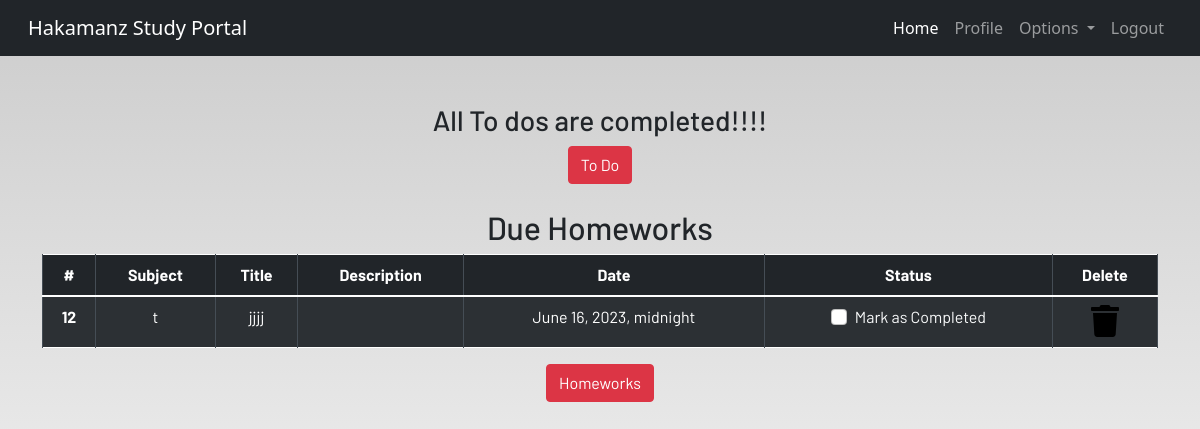
/profile/ (signed in), run on the app's committed database.
### dashbord/models.py (models this page shows, shortened)
class Homework(models.Model):
    user = models.ForeignKey(User, on_delete=models.CASCADE)
    title = models.CharField(max_length=100)
    subject = models.CharField(max_length=50)
    body = models.TextField()
    due = models.DateTimeField(verbose_name="date")
    done = models.BooleanField(default=False)

### dashbord/views.py (the view)
# urls.py: path('profile/', views.profile, name='profile'),
@login_required
def profile(request):
    homework = Homework.objects.filter(done=False, user=request.user)
    todo = Todo.objects.filter( is_finish=False,user=request.user)
    if len(homework) ==0:
        homeworkdone = True
    else:
        homeworkdone  = False
    if len(todo) ==0:
            todos = True
    else:
        todos  = False
    context = {
        'homework':homework,
        'todo':todo,
        'homeworkdone':homeworkdone,
        'todos':todos
    }
    return render (request, 'dashboard/profile.html', context)

### templates/dashboard/profile.html
{% extends 'dashboard/base.html' %}
{% load crispy_forms_tags%}
{% block content %}
<section class="text-center">
    <div class="container">
        {% if not todos %}
        <h2>Due ToDos</h2>
        <table class="table table-striped table-bordered table-hover table-dark">
            <thead>
                <tr>
                    <th scope="col">#</th>
                    <th scope="col">Title</th>
                    <th scope="col">Status</th>
                    <th scope="col">Delete</th>
                </tr>
            </thead>
            <tbody>
                {% for x in todo %}
                <tr>
                    <th scope="row">{{x.id}}</th>
                    <td>{{x.title}}</td>
                    <td>
                        <a href="{% url 'update-todo' x.id%}">
                            <div class="form-check">
                                {% if x.is_finish == True %}
                                <input class="form-check-input" type="checkbox" value="" checked>
                                {% else %}
                                <input class="form-check-input" type="checkbox" value="">
                                {% endif %}
                                <label class="form-check-label text-light" for="flexCheckDefault">
                                    Mark as Completed
                                </label>
                            </div>
                        </a>
                    </td>
                    <td><a href="{% url 'delete-todo' x.id%}"><i class="fa fa-trash fa-2x"></i></a></td>
                </tr>
                {% endfor %}
            </tbody>
        </table>
        {% else %}
        <h3>All To dos are completed!!!!</h3>
        {% endif %}
        <a href="{% url 'todo'%}" class="btn btn-danger">To Do</a>
        <br><br>
        {% if not homeworkdone %}
        <h2>Due Homeworks</h2>
        <table class="table table-striped table-bordered table-hover table-dark">
            <thead>
                <tr>
                    <th scope="col">#</th>
                    <th scope="col">Subject</th>
                    <th scope="col">Title</th>
                    <th scope="col">Description</th>
                    <th scope="col">Date</th>
                    <th scope="col">Status</th>
                    <th scope="col">Delete</th>
                </tr>
            </thead>
            <tbody>
                {% for x in homework %}
                <tr>
                    <th scope="row">{{x.id}}</th>
                    <td>{{x.subjec}}t</td>
                    <td>{{x.title}}</td>
                    <td>{{x.description}}</td>
                    <td>{{x.due}}</td>
                    <td>
                        <a href="{% url 'update-homework' x.id%}">
                            <div class="form-check">
                                {% if x.done == True %}
                                <input class="form-check-input" type="checkbox" value="" checked>
                                {% else %}
                                <input class="form-check-input" type="checkbox" value="">
                                {% endif %}
                                <label class="form-check-label text-light" for="flexCheckDefault">
                                    Mark as Completed
                                </label>
                            </div>
                        </a>
                    </td>
                    <td><a href="{% url 'delete-homework' x.id%}"><i class="fa fa-trash fa-2x"></i></a></td>
                </tr>
                {% endfor %}
            </tbody>
        </table>
        {% else %}
        <h3>All To homeworks are completed!!!!</h3>
        {% endif %}
        <a href="{% url 'homework'%}" class="btn btn-danger">Homeworks</a>
    </div>
</section>
{% endblock content %}

### static/css/main.css (style rules this page uses)
html { scroll-behavior: smooth; height: 100%; width: 100%; }
a { text-decoration: none !important; color: black; }
html, body { max-width: 100%; overflow-x: hidden; height: 100%; width: 100%; }
body { background: linear-gradient(rgba(0, 0, 0, 0.2), rgba(255, 255, 255, 0.5)); overflow-x: hidden; background-repeat: no-repeat; }
.fa { color: black; }

### data on the page
Homework: id "12", title "jjjj", due "June 16, 2023, midnight"
